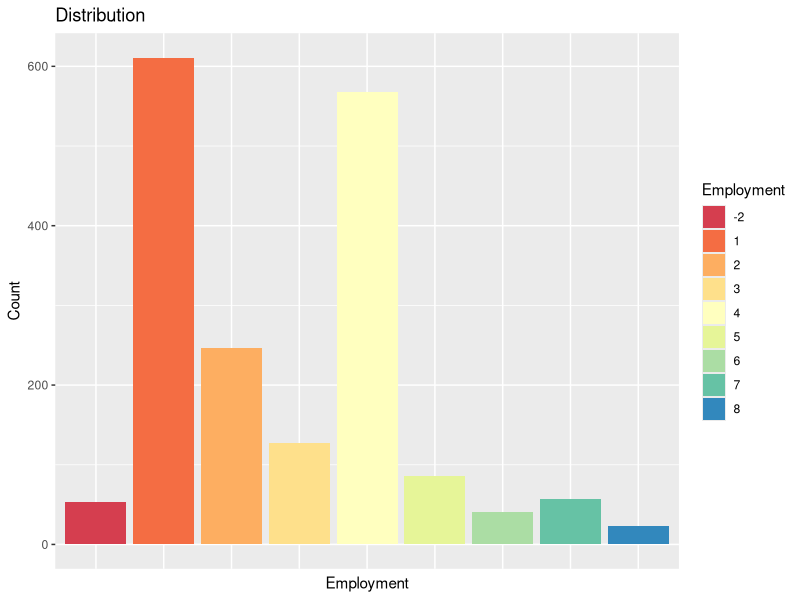
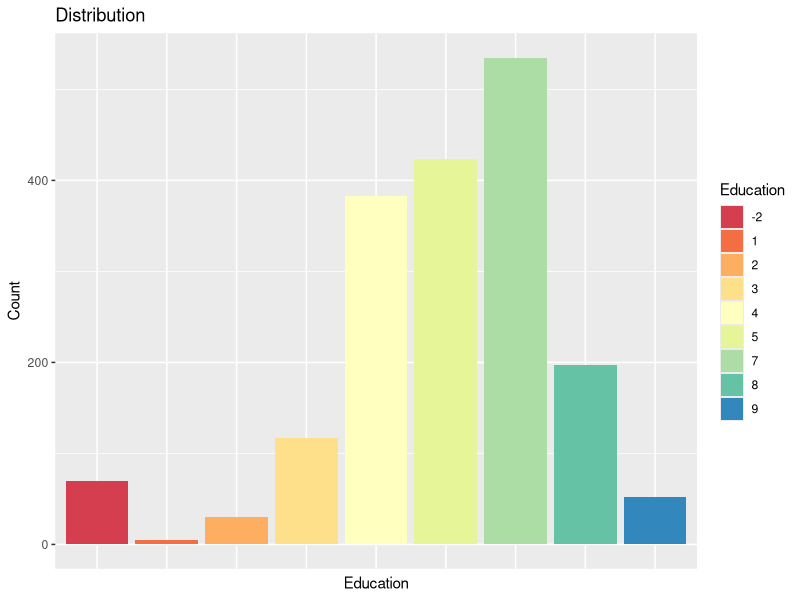
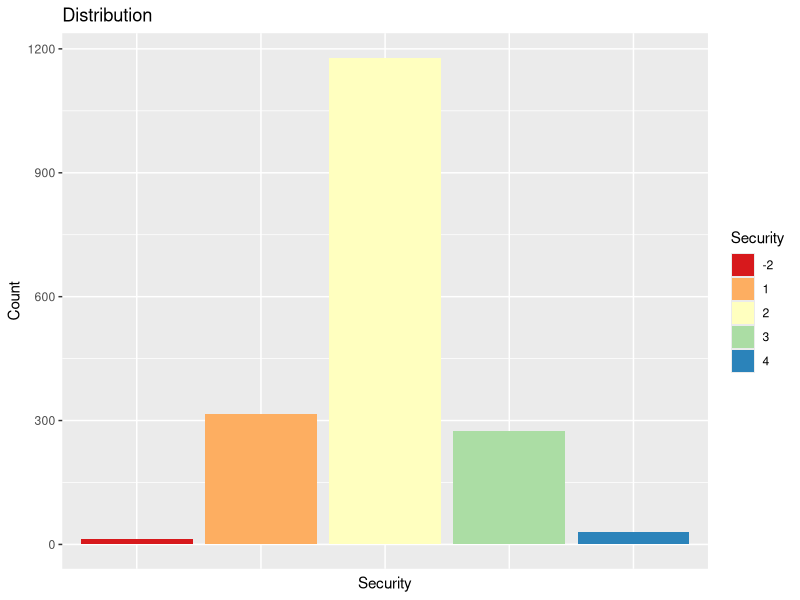
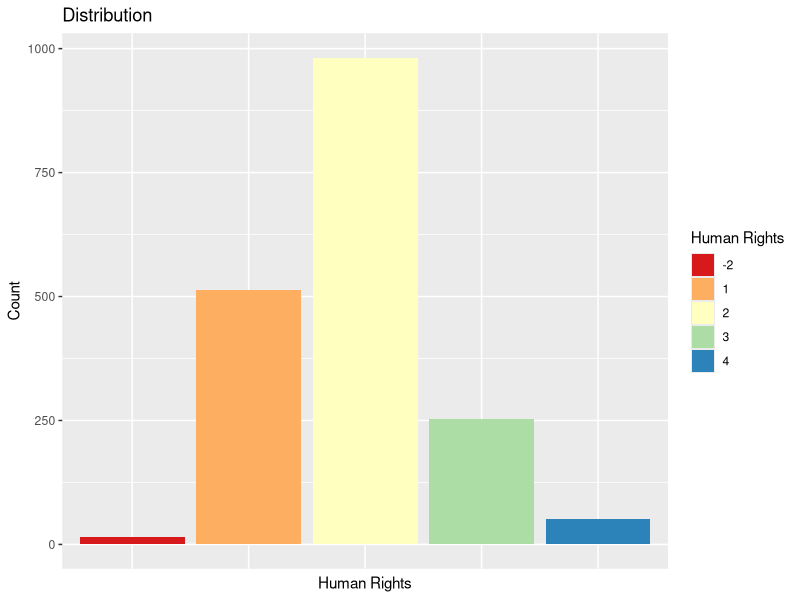
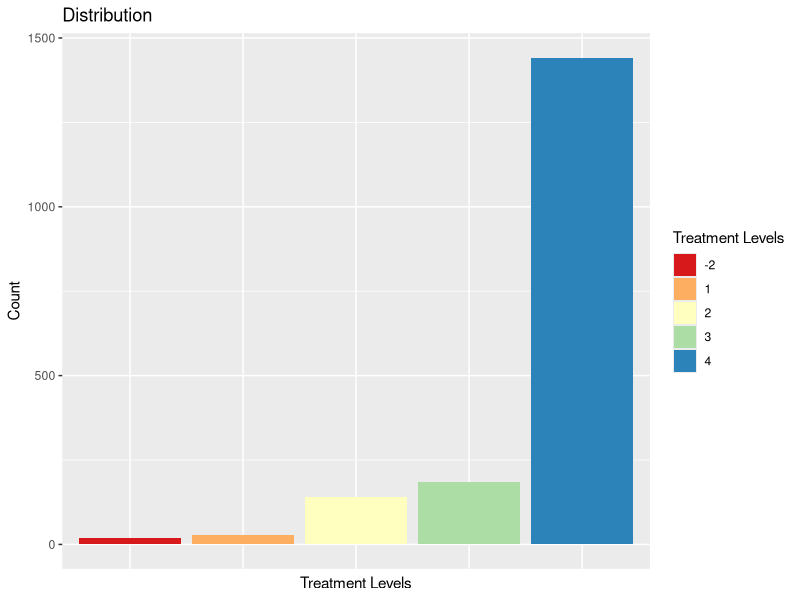
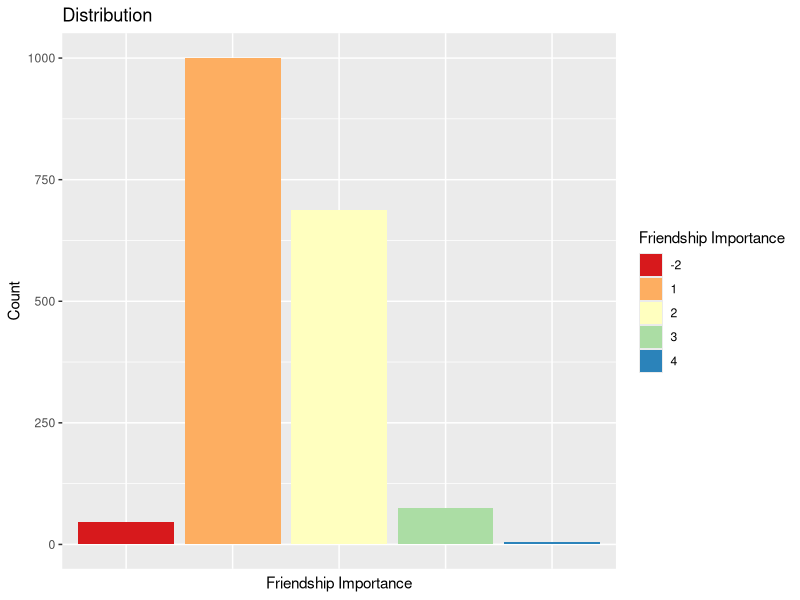
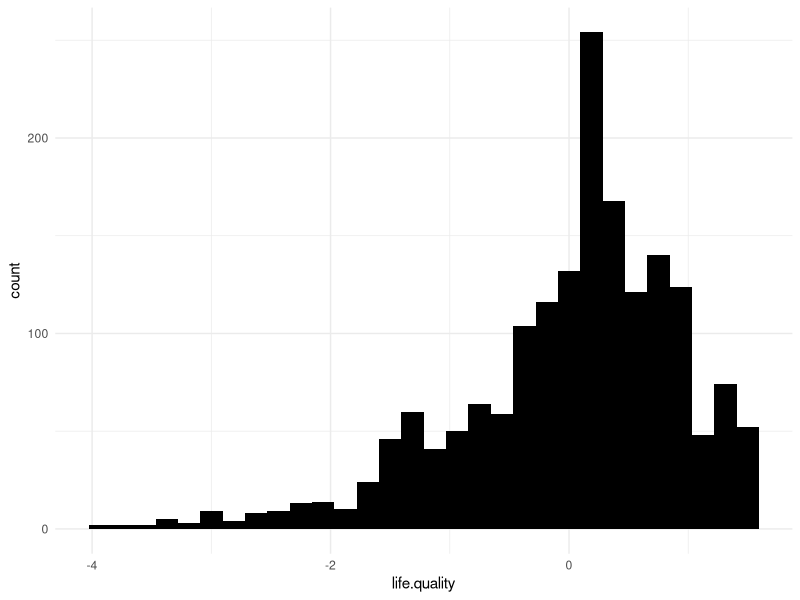
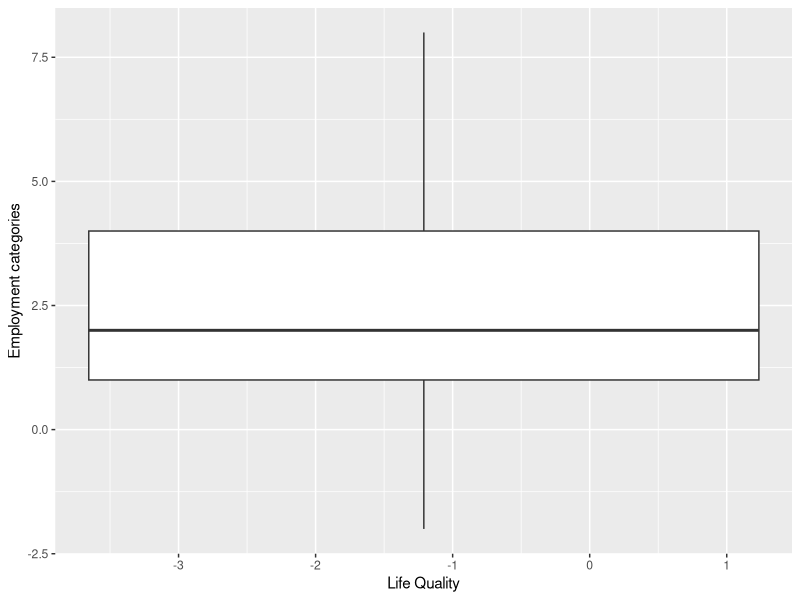

Source code (R) for these figures, in order:
## ---- chunk 1
knitr::opts_chunk$set(echo = TRUE)
library(readxl)
library(dplyr)
library(ggplot2)
library(psych)
library(tidyr)
library(MASS)
## ---- chunk 2
survey.data <- read.csv("wvs_data.csv")
## ---- chunk 3
glimpse(colnames(survey.data))
## ---- chunk 4
categories = c("Employment", "Education", "Security", "Human Rights", "Treatment Levels",  "Friendship Importance")
questions = c("Q279", "Q275", "Q131", "Q253", "Q53", "Q2")
key = c("V249", "Q275", "V170", "V142", "V190", "V5")


## ---- chunk 5
v249_employment_status <- c(
  "No answer",
  "Full time employee (30 hours a week or more)",
  "Part time employee (less than 30 hours a week)",
  "Self-employed",
  "Retired / On a pension",
  "Home duties, not otherwise employed",
  "Student",
  "Unemployed",
  "Other (please specify)"
)

values.249 = c(-2,1,2,3,4,5,6,7,8)

q275_education = c("No answer",
"No formal education",
"Primary education only",
"Lower secondary education (i.e. Year 9 or less)",
"Upper secondary education (i.e. between Year 10 and Year 12)",
"Post-secondary non-tertiary education (e.g. apprenticeship or certificate)",
"Bachelor or equivalent",
"Master or equivalent",
"Doctoral or equivalent")

values.275 = c(-2,1,2,3,4,5,7,8,9)

v170_how_secure_are_you = c(
"No answer",
"Very secure",
"Quite secure",
"Not very secure",
"Not at all secure"
)

values.170 = c(-2,1,2,3,4)

v142_respect_human_rights = c(
"No answer",
"A great deal of respect",
"Some respect",
"Not much respect",
"No respect at all"
)

values.142 = c(-2,1,2,3,4)


v190_gone_without_medicine = c(
"No answer",
"Often",
"Sometimes",
"Rarely",
"Never"
)

values.190 = c(-2,1,2,3,4)

v5_friends = c(
"No answer",
"Very important",
"Rather important",
"Not very important",
"Not at all important"
)

values.5 = c(-2,1,2,3,4)
## ---- chunk 6
categories <- c("Employment", "Education", "Security", "Human Rights", "Treatment Levels", "Friendship Importance")
questions <- c("Q279", "Q275", "Q131", "Q253", "Q53", "Q2")
key <- c("V249", "Q275", "V170", "V142", "V190", "V5")

# Define vectors for each category
key <- c("V249", "Q275", "V170", "V142", "V190", "V5")

vectors <- list(
  list(
    values = c(-2, 1, 2, 3, 4, 5, 6, 7, 8),
    chars = c(
      "No answer", 
      "Full time employee (30 hours a week or more)",  
      "Part time employee (less than 30 hours a week)", 
      "Self-employed",                          
      "Retired / On a pension",                  
      "Home duties, not otherwise employed",    
      "Student",                                 
      "Unemployed",                             
      "Other (please specify)"
    )
  ),
  list(
    values = c(-2, 1, 2, 3, 4, 5, 7, 8, 9),
    chars = c(
      "No answer",
      "No formal education",
      "Primary education only",
      "Lower secondary education (i.e. Year 9 or less)",
      "Upper secondary education (i.e. between Year 10 and Year 12)",
      "Post-secondary non-tertiary education (e.g. apprenticeship or certificate)",
      "Bachelor or equivalent",
      "Master or equivalent",
      "Doctoral or equivalent"
    )
  ),
  list(
    values = c(-2, 1, 2, 3, 4),
    chars = c(
      "No answer",
      "Very secure",
      "Quite secure",
      "Not very secure",
      "Not at all secure"
    )
  ),
  list(
    values = c(-2, 1, 2, 3, 4),
    chars = c(
      "No answer",
      "A great deal of respect",
      "Some respect",
      "Not much respect",
      "No respect at all"
    )
  ),
  list(
    values = c(-2, 1, 2, 3, 4),
    chars = c(
      "No answer",
      "Often",
      "Sometimes",
      "Rarely",
      "Never"
    )
  ),
  list(
    values = c(-2, 1, 2, 3, 4),
    chars = c(
      "No answer",
      "Very important",
      "Rather important",
      "Not very important",
      "Not at all important"
    )
  )
)

# Combine data into a dataframe
Question.key <- bind_rows(lapply(1:length(categories), function(i) {
  data.frame(
    Categories = rep(categories[i], length(vectors[[i]]$values)),
    Question.Number = rep(questions[i], length(vectors[[i]]$values)),
    Codebook = rep(key[i], length(vectors[[i]]$values)),
    Question.values = vectors[[i]]$values,
    Question.chars = vectors[[i]]$chars
  )
}))

## ---- chunk 7
survey.predictors <- data.frame(
  education = survey.data$Q275,
  employment = survey.data$V249,
  security = survey.data$V170,
  rights = survey.data$V142,
  health = survey.data$V190,
  social = survey.data$V5
)
## ---- chunk 8
summary = describe(survey.predictors)
print(summary)
## ---- chunk 9

plot_barplots <- function(column, name, values_fill) {
  ggplot(survey.data, aes(x = factor(!!column), fill = factor(!!column))) +
    geom_bar() +
    labs(title = "Distribution", x = name, fill = name, y = "Count") +
    scale_fill_brewer(palette = "Spectral") +
    theme(axis.text.x = element_blank(), axis.ticks.x = element_blank())
}

# Get unique codebooks
unique_codebooks <- unique(Question.key$Codebook)
# Loop through each unique codebook and plot bar plot
for (codebook in unique_codebooks) {
  subset_data <- filter(Question.key, Codebook == codebook)
  print(plot_barplots(column = sym(codebook), name = unique(subset_data$Categories), values_fill = unique(subset_data$Question.chars)))
}
## ---- chunk 10
survey.data <- survey.data %>%
  mutate(happiness = dplyr::recode(V10, 
                                   '1' = 4,
                                   '2' = 3,
                                   '3' = 2,
                                   '4' = 1, 
                                   '-2' = NULL),
         
         health = dplyr::recode(V11,
                                '1' = 5, 
                                '2' = 4, 
                                '3' = 3,
                                '4' = 2,
                                '5' = 1, 
                                '-2' = NULL),
         
         finances = dplyr::recode(V59, 
                                  '-2' = NULL,
                                  .default = V59),
         satisfaction = dplyr::recode(V23, 
                                  '-2' = NULL,
                                  .default = V23),
         freedom = dplyr::recode(V55, 
                                  '-2' = NULL,
                                  .default = V55))

## ---- chunk 11

fa.fit <- fa(survey.data[,c("happiness",
                         "health",
                         "finances", 
                         "satisfaction",
                         "freedom")], 
             nfactors=1)

survey.data$life.quality <- as.numeric(fa.fit$scores)

## ---- chunk 12

fa.fit
## ---- chunk 13
summary(survey.data$life.quality)
## ---- chunk 14

ggplot(survey.data, aes(life.quality)) + 
  geom_histogram(fill = 'black') + 
  theme_minimal()

## ---- chunk 15
survey.data = drop_na(survey.data, life.quality)
## ---- chunk 16
ggplot(survey.data, aes(x=life.quality, y=V249, fill = V249)) + 
  geom_boxplot() +
  xlab("Life Quality") +
  ylab("Employment categories") +
  scale_fill_brewer(palette = "Spectral") +
  theme(legend.position = "None")
## ---- chunk 17
ggplot(survey.data, aes(x=life.quality, y=Q275, fill = Q275)) + 
  geom_boxplot() +
  xlab("Life Quality") +
  ylab("Education categories") +
  scale_fill_brewer(palette = "Spectral") +
  theme(legend.position = "None")
## ---- chunk 18
ggplot(survey.data, aes(x=life.quality, y=V170, fill = V170)) + 
  geom_boxplot() +
  xlab("Life Quality") +
  ylab("Security categories") +
  scale_fill_brewer(palette = "Spectral") +
  theme(legend.position = "None")
## ---- chunk 19
ggplot(survey.data, aes(x=life.quality, y=V142, fill = V142)) + 
  geom_boxplot() +
  xlab("Life Quality") +
  ylab("Human Rights categories") +
  scale_fill_brewer(palette = "Spectral") +
  theme(legend.position = "None")
## ---- chunk 20
ggplot(survey.data, aes(x=life.quality, y=V190, fill = V190)) + 
  geom_boxplot() +
  xlab("Life Quality") +
  ylab("Health Treatment categories") +
  scale_fill_brewer(palette = "Spectral") +
  theme(legend.position = "None")
## ---- chunk 21
ggplot(survey.data, aes(x=life.quality, y=V5, fill = V5)) + 
  geom_boxplot() +
  xlab("Life Quality") +
  ylab("Friendship categories") +
  scale_fill_brewer(palette = "Spectral") +
  theme(legend.position = "None")
## ---- chunk 22
## creating a new data frame that will store the independant variables we are testing. 
survey.predictors <- data.frame(
  education = survey.data$Q275,
  employment = survey.data$V249,
  security = survey.data$V170,
  rights = survey.data$V142,
  health = survey.data$V190,
  social = survey.data$V5,
  life.qual = survey.data$life.qual
)
## ---- chunk 23
## including the categorical answers

#### Employment Q279: Are you employed now or not? If yes, about how many hours a week do you work? If you have more than one job, please tell us about your main job only. 
survey.predictors$emp_cat <- recode(survey.data$V249, 
                           `-2` = "No answer", 
                           `1` = "Full time employee (30 hours a week or more)", 
                           `2` = "Part time employee (less than 30 hours a week)", 
                           `3` = "Self-employed", 
                           `4` = "Retired / On a pension", 
                           `5` = "Home duties, not otherwise employed", 
                           `6` = "Student", 
                           `7` = "Unemployed", 
                           `8` = "Other (please specify)")

#### Education - Q275: What is your highest educational level that you have attained?
survey.predictors$edu_cat <- recode(survey.data$Q275, 
                           `-2` = "No answer", 
                           `1` = "No formal education", 
                           `2` = "Primary education only", 
                           `3` = "Lower secondary education (i.e. Year 9 or less)", 
                           `4` = "Upper secondary education (i.e. between Year 10 and Year 12)", 
                           `5` = "Post-secondary non-tertiary education (e.g. apprenticeship or certificate)", 
                           `7` = "Bachelor or equivalent", 
                           `8` = "Master or equivalent", 
                           `9` = "Doctoral or equivalent")


#### Security - Q131: how secure do you feel these days?
survey.predictors$secure_cat <- recode(survey.data$V170, 
                           `-2` = "No answer", 
                           `1` = "Very secure", 
                           `2` = "Quite secure", 
                           `3` = "Not very secure", 
                           `4` = "Not at all secure")

#### Human Rights - Q253: How much respect is there for individual human rights nowadays in this country? Do you feel there is...
survey.predictors$rights_cat <- recode(survey.data$V142, 
                           `-2` = "No answer", 
                           `1` = "A great deal of respect", 
                           `2` = "Some respect", 
                           `3` = "Not much respect", 
                           `4` = "No respect at all")

#### Health Levels - Q53: "In the last 12 months, how often have you or your family gone without medicine or medical treatment that you needed?
survey.predictors$health_cat <- recode(survey.data$V190, 
                           `-2` = "No answer", 
                           `1` = "Often", 
                           `2` = "Sometimes", 
                           `3` = "Rarely", 
                           `4` = "Never")

#### Social & Personal Connectivity - Q2. For each of the following, indicate how important it is in your life. How important is... Family, Friends
survey.predictors$social_cat <- recode(survey.data$V5, 
                         `-2` = "No answer", 
                         `1` = "Very important", 
                         `2` = "Rather important", 
                         `3` = "Not very important", 
                         `4` = "Not at all important")
## ---- chunk 24
##Dropping the non answers as this will no help our regression model as it provides no information. 
survey.predictors2 = drop_na(survey.predictors, life.qual)
survey.predictors2 <- survey.predictors2[!(survey.predictors2$education == -2 |
                           survey.predictors2$employment == -2 |
                           survey.predictors2$security == -2 |
                           survey.predictors2$rights == -2 |
                           survey.predictors2$health == -2 |
                            survey.predictors2$social == -2 )  ,]
 

scaled_df <- survey.predictors2 %>%
  mutate(
    scaled_education = scale(education),
    scaled_employment = scale(employment),
    scaled_security = scale(security),
    scaled_rights = scale(rights),
    scaled_health = scale(health) ,
    scaled_social = scale(social) , 
    scaled_life = scale(life.qual)
  )
# Then run the regression model on the new dataframe:
regmodel <- lm(life.qual ~ emp_cat + edu_cat + scaled_security + scaled_rights + scaled_health + scaled_social , data = scaled_df)

# Summarise the regression model
summary(regmodel)
## ---- chunk 25
result <- polr(formula = Q56 ~life.quality, data = survey.data %>% mutate(Q56 = factor(Q56, levels = c("2", "3", "1" ))))
result
## ---- chunk 26
# 1. Generate a sequence of values for life.quality
life_quality_seq <- seq(min(survey.data$life.quality), max(survey.data$life.quality), length.out = 100)

# 2. Compute predicted probabilities for each level of Q56 at each value of life.quality
predicted_probs <- predict(result, data.frame(life.quality = life_quality_seq), type = "probs")

# 3. Plot the predicted probabilities against life.quality for each level of Q56
plot(life_quality_seq, predicted_probs[, 1], type = "l", ylim = c(0, 1), xlab = "Life Quality", ylab = "Predicted Probability", col = "blue", lwd = 2, main = "Predicted Probability of Q56")
lines(life_quality_seq, predicted_probs[, 2], type = "l", col = "red", lwd = 2)
lines(life_quality_seq, predicted_probs[, 3], type = "l", col = "green", lwd = 2)
# Add more lines if you have additional levels of Q56
legend("topright", legend = c("Better off", "Worse off", "About the same"), col = c("blue", "red", "green"), lwd = 2)
## ---- chunk 27

alpha(survey.data[,c("happiness",
                         "health",
                         "finances", 
                         "satisfaction",
                         "freedom")])
